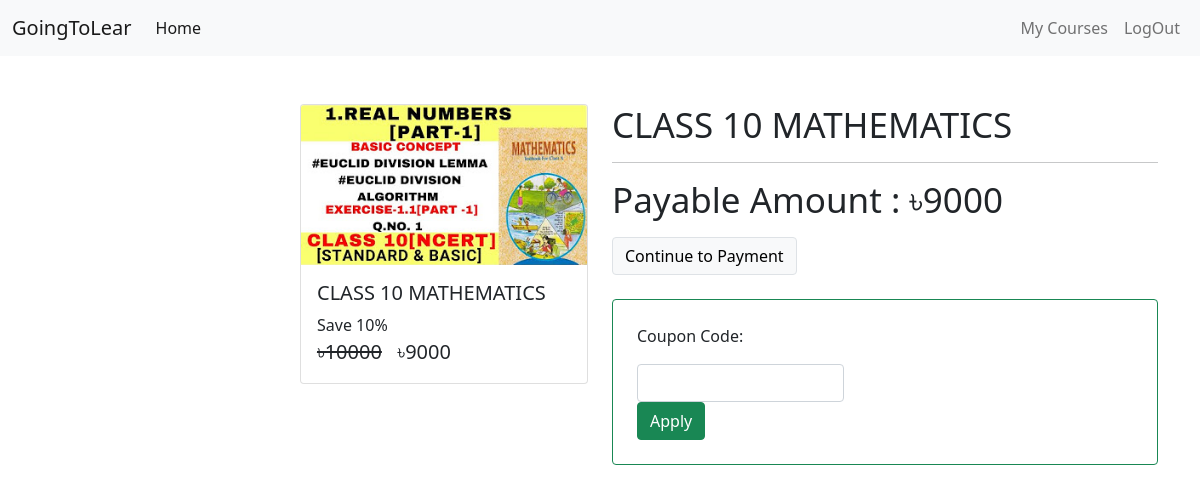
Screenshot of /check-out/bangla_1_10 (signed in) with the database file from the repository.
### courses/models/course.py (models this page shows, shortened)
class Course(models.Model):
    name = models.CharField(max_length=80, null=False)
    slug = models.CharField(max_length=80, null=False, unique=True)
    description = models.CharField(max_length=150, null=True)
    price = models.IntegerField(null=False)
    discount = models.IntegerField(null=False, default=0)
    active = models.BooleanField(default=False)
    thumbnail = models.ImageField(upload_to="files/thumbnail")
    date = models.DateTimeField(auto_now_add=True)
    resource = models.FileField(upload_to="files/resource", null=True, blank=True)
    length = models.IntegerField(null=False)

### courses/views/checkout.py (the view, shortened to what this page needs)
# urls.py: path('check-out/<str:slug>', checkOut , name = 'checkout'),
@login_required(login_url='login')
def checkOut(request, slug):
    course = Course.objects.get(slug = slug)
    user = request.user
    action = request.GET.get('action')
    couponcode = request.GET.get('couponcode')
    coupon_code_message = None
    coupon = None
    order = None
    payment = None
    error = None
    try:
        user_course = UserCourse.objects.get(user=user, course=course)
        error = "Your are Already Enrolled in this Course"
    except:
        pass
    amount = None
    if error is None:
        amount = int((course.price - (course.price * course.discount * 0.01)) * 100)
    if amount == 0:
        userCourse = UserCourse(user=user, course=course)
        userCourse.save()
        return redirect('my-courses')
    context = {
        "course" : course,
        "order" : order,
        "payment" : payment,
        "user" : user,
        "error" : error,
        "coupon":coupon,
        "coupon_code_message": coupon_code_message,
    }
    return render(request, template_name="courses/check_out.html", context=context)

### courses/templatetags/course_custom_tags.py (called while the page is built)
@register.simple_tag
def cal_sellprice(price, discount):
    if discount is None or discount is 0 :
        return price
    sellprice = price
    sellprice = price - (price * discount * 0.01)
    return math.floor(sellprice)

@register.filter
def taka(price):
    return f'৳{price}'

### courses/templates/courses/check_out.html (shortened to what this page needs)
{% extends './base.html' %}
{% load static %}
{% load course_custom_tags %}
{% block content %}
<div class="container">
    <br>
    <br>
    <div class="row">
        <div class="col mx-auto">
            <div class="card ms-auto" style="width: 18rem;">
                <img src="{{ course.thumbnail.url }}" class="card-img-top" alt="...">
                <div class="card-body">
                    <h5 class="card-title">{{ course.name }}</h5>
                    <p class="card-text m-0 p-0">
                        Save {{ course.discount }}%
                        <br>
                        <span class="price">
                            <del>{{ course.price|taka }}</del>
                            <span>{% cal_sellprice course.price course.discount as value %} {{ value|taka }}</span>
                        </span>
                    </p>
                </div>
            </div>
        </div>
        <div class="col">
            <div>
                <p class="display-5">{{ course.name }}</p>
                <hr>
                {% if coupon %}
                <p class="alert alert-light border ">
                    Coupon Code Applied
                    You Have Got {{coupon.discount}}% Discount
                </p>
                <br>
                <p class="display-5">Payable Amount : <b>{% cal_sellprice course.price coupon.discount as value %}
                        {{value|taka}}</b></p>
                <a class="btn btn-light border" href="?action=create_payment&couponcode={{coupon.code}}">Continue to
                    Payment</a>
                {%else%}
                <p class="display-5">Payable Amount : <b>{% cal_sellprice course.price course.discount as value %}
                        {{value|taka}}</b></p>
                <a class="btn btn-light border" href="?action=create_payment">Continue to Payment</a>
                {%endif %}
            </div>
            <br>
            <div class="border p-4 rounded border-success">
                <p>Coupon Code: </p>
                <form action="" method="get">
                    <div class="col-lg-5 form-group">
                        <input type="text" name="couponcode" class="form-control">
                    </div>
                    <div class="form-group">
                        <input type="submit" value="Apply" class="btn btn-success">
                    </div>
                </form>
            </div>
        </div>
    </div>
</div>
{% endblock %}

### courses/static/css/common.css (style rules this page uses)
.price { font-size: 20px; }
.display-5 { font-size: 35px; }

### rows the page displays
Course: thumbnail (placeholder picture), name "CLASS 10 MATHEMATICS", discount "10", price|taka "৳10000"

### other values shown
{{ value|taka }} "৳9000"
